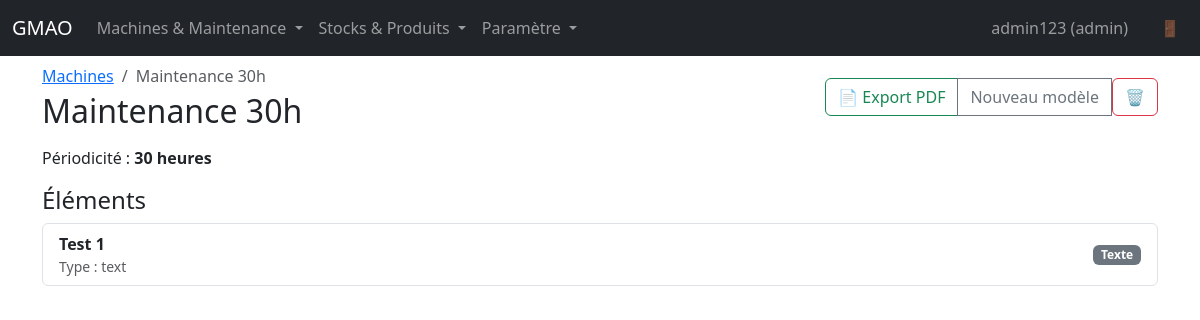
The app's page /maintenance/1 (signed in) with its own data.
### app.py (models this page shows, shortened)
class User(UserMixin, db.Model):
    id = db.Column(db.Integer, primary_key=True)
    username = db.Column(db.String(80), unique=True, nullable=False)
    password_hash = db.Column(db.String(255), nullable=False)
    user_type = db.Column(db.String(20), nullable=False)

class PreventiveReport(db.Model):
    id = db.Column(db.Integer, primary_key=True)
    name = db.Column(db.String(150), nullable=False)
    machine_id = db.Column(db.Integer, db.ForeignKey("machine.id"), nullable=False)
    counter_id = db.Column(db.Integer, db.ForeignKey("counter.id"), nullable=True)  # Pour les machines racines avec plusieurs compteurs
    periodicity = db.Column(db.Integer, nullable=False)
    machine = db.relationship("Machine", backref="preventive_reports")
    counter = db.relationship("Counter", backref="preventive_reports")
    components = db.relationship(
        "PreventiveComponent",
        back_populates="report",
        cascade="all, delete-orphan",
        order_by="PreventiveComponent.id",
    )

class PreventiveComponent(db.Model):
    id = db.Column(db.Integer, primary_key=True)
    report_id = db.Column(db.Integer, db.ForeignKey("preventive_report.id"), nullable=False)
    label = db.Column(db.String(150), nullable=False)
    field_type = db.Column(db.String(20), nullable=False)
    report = db.relationship("PreventiveReport", back_populates="components")

### app.py (the view)
@app.route("/maintenance/<int:report_id>")
@login_required
def maintenance_detail(report_id):
    report = PreventiveReport.query.get_or_404(report_id)
    return render_template("maintenance_detail.html", report=report)

### app.py (called while the page is built)
@login_manager.user_loader
def load_user(user_id):
    return User.query.get(int(user_id))

@app.context_processor
def inject_now():
    return {"now": dt.datetime.utcnow()}

### templates/maintenance_detail.html (shortened to what this page needs)
{% extends "base.html" %}
{% block content %}
<div class="d-flex justify-content-between align-items-center mb-3">
  <div>
    <nav aria-label="breadcrumb">
      <ol class="breadcrumb mb-1">
        <li class="breadcrumb-item"><a href="{{ url_for('machines') }}">Machines</a></li>
        <li class="breadcrumb-item active" aria-current="page">{{ report.name }}</li>
      </ol>
    </nav>
    <h2 class="mb-0">{{ report.name }}</h2>
  </div>
  <div class="btn-group">
    <a class="btn btn-outline-success" href="{{ url_for('export_maintenance_pdf', report_id=report.id) }}" title="Exporter en PDF">📄 Export PDF</a>
    <a class="btn btn-outline-secondary" href="{{ url_for('new_maintenance') }}">Nouveau modèle</a>
    {% if current_user.user_type == 'admin' %}
    <form method="post" action="{{ url_for('delete_maintenance_report', report_id=report.id) }}" class="d-inline" onsubmit="return confirm('Êtes-vous sûr de vouloir supprimer ce modèle de maintenance ? Cette action est irréversible.');">
      <button type="submit" class="btn btn-outline-danger" title="Supprimer">🗑️</button>
    </form>
    {% endif %}
  </div>
</div>
<p>Périodicité : <strong>{{ report.periodicity }} heures</strong></p>
<h4>Éléments</h4>
<div class="list-group">
  {% for component in report.components %}
  <div class="list-group-item d-flex justify-content-between align-items-center">
    <div>
      <strong>{{ component.label }}</strong>
      <div class="text-muted small">Type : {{ component.field_type }}</div>
    </div>
    {% if component.field_type == "number" %}
    <span class="badge bg-primary">Nombre</span>
    {% elif component.field_type == "checkbox" %}
    <span class="badge bg-success">Tick box</span>
    {% else %}
    <span class="badge bg-secondary">Texte</span>
    {% endif %}
  </div>
  {% endfor %}
</div>
{% endblock %}

### templates/base.html (shortened to what this page needs)
<!doctype html>
<html lang="fr">
  <head>
    <link
      href="https://cdn.jsdelivr.net/npm/bootstrap@5.3.3/dist/css/bootstrap.min.css"
      rel="stylesheet"
    />
  </head>
  <body>
    <nav class="navbar navbar-expand-lg navbar-dark bg-dark fixed-top">
      <div class="container-fluid">
        <a class="navbar-brand" href="{{ url_for('index') }}">GMAO</a>
        <div class="collapse navbar-collapse" id="navbarNav">
          {% if current_user.is_authenticated %}
          <ul class="navbar-nav me-auto">
            <li class="nav-item dropdown">
              <a class="nav-link dropdown-toggle" href="#" id="navbarDropdown2" role="button" data-bs-toggle="dropdown" aria-expanded="false">
                Machines & Maintenance
              </a>
            </li>
            <li class="nav-item dropdown">
              <a class="nav-link dropdown-toggle" href="#" id="navbarDropdown3" role="button" data-bs-toggle="dropdown" aria-expanded="false">
                Stocks & Produits
              </a>
            </li>
            {% if current_user.user_type == 'admin' %}
            <li class="nav-item dropdown">
              <a class="nav-link dropdown-toggle" href="#" id="navbarDropdownParams" role="button" data-bs-toggle="dropdown" aria-expanded="false">
                Paramètre
              </a>
            </li>
            {% endif %}
          </ul>
          <ul class="navbar-nav">
            <li class="nav-item">
              <span class="nav-link me-3" style="cursor: default;">{{ current_user.username }} ({{ current_user.user_type }})</span>
            </li>
            <li class="nav-item">
              <a class="nav-link" href="{{ url_for('logout') }}" title="Déconnexion">🚪</a>
            </li>
          </ul>
          {% else %}
          <ul class="navbar-nav ms-auto">
            <li class="nav-item">
              <a class="nav-link" href="{{ url_for('login') }}">Connexion</a>
            </li>
          </ul>
          {% endif %}
        </div>
      </div>
    </nav>
    <main class="container">
      {% block content %}{% endblock %}
    </main>
  </body>
</html>

### templates/base.html (style rules this page uses)
body { padding-top: 4rem; }

### records on screen
User: username "admin123", user_type "admin"
PreventiveReport: name "Maintenance 30h", periodicity "30"
PreventiveComponent: label "Test 1", field_type "text", shows "Texte"
